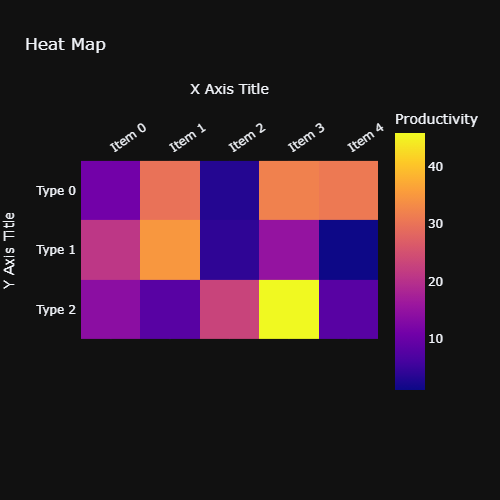

Generate this figure with Python:
import plotly.express as plot
import numpy as np

np.random.seed(45)

# declaring size of the array
rows = 5
columns = 3

data = np.random.randint(low=0, high=50, size=(columns, rows))

fig = plot.imshow(data,
                labels=dict(x="X Axis Title", y="Y Axis Title", color="Productivity"),
                x=[f'Item {i}' for i in range(rows)],
                y=[f'Type {i}' for i in range(columns)],
                )

fig.layout.template = 'plotly_dark'
fig.update_xaxes(side="top")
fig.update_layout(
    title='Heat Map ',
    xaxis_tickangle=-35,
    width=500,
    height=500,
    autosize=False,
    margin=dict(l=50, r=50, b=100, t=100, pad=4)
)
fig.show()
